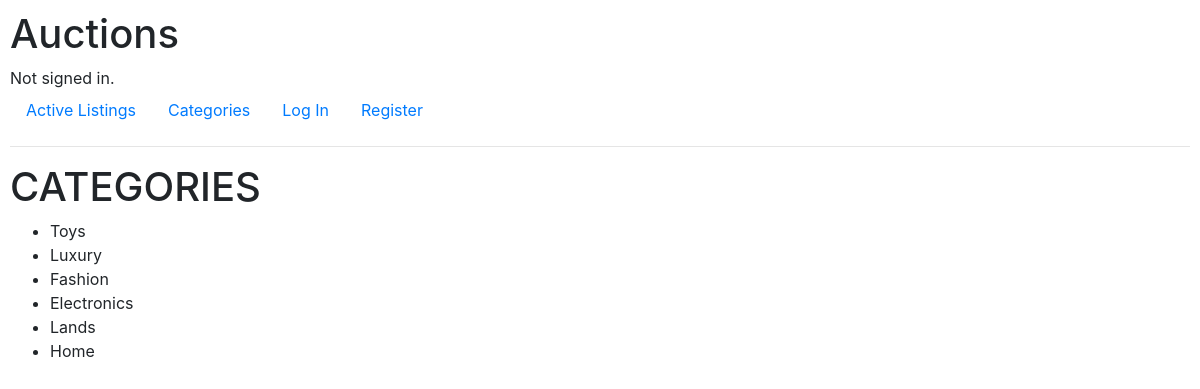
The page /categories on the database its author committed.
### auctions/models.py (models this page shows, shortened)
class Categories(models.Model):
    id = models.AutoField(primary_key=True, unique=True, auto_created=True, editable=False)
    category = models.CharField(max_length=64)

### auctions/views.py (the view)
# urls.py: path("categories", views.category, name="categories"),
def category(request):
    return render(request, "auctions/categories.html",{
        "categories": Categories.objects.all()
    })

### auctions/templates/auctions/categories.html
{%extends 'auctions/layout.html'%}
{%block body%}
    <h1>CATEGORIES</h1>
    <ul>
        {% for cat in categories %}
            <li>
                {{cat.category}}
            </li>
        {% endfor %}
    </ul>
{% endblock %}

### auctions/static/auctions/styles.css (style rules this page uses)
body { padding: 10px; }

### rows shown on the page
Categories: category "Toys"
Categories: category "Luxury"
Categories: category "Fashion"
Categories: category "Electronics"
Categories: category "Lands"
Categories: category "Home"
